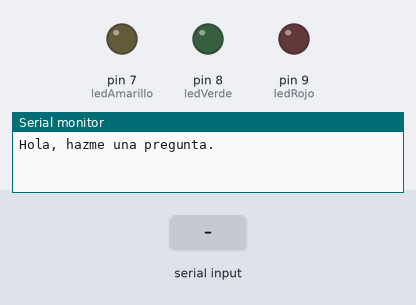
This sketch was run on a simulated Arduino Uno, built with avr-gcc and run on an emulated ATmega328P. Parts: output pins drawn as LEDs (lit = HIGH), the last lines printed to the serial monitor. The inputs (shaded band) are chosen by the test bench. Random numbers use the default seed unless the sketch sets one.

Above: at 1.2 s.
1.3 s: "1\n" received over Serial
At 1.86 s:
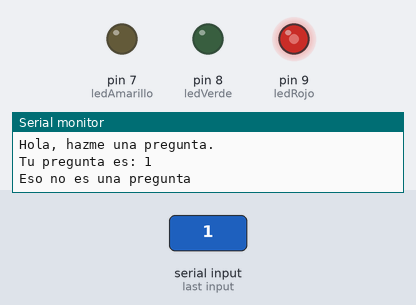
At 3.49 s:
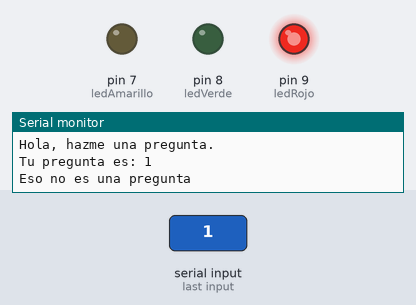
Timing chart, 0 to 7.8 s (numbered marks = the images above; inputs shaded):
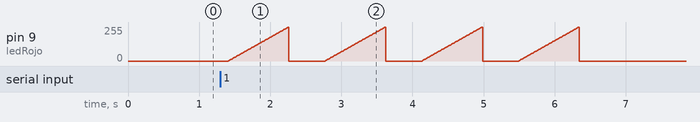

The sketch:

arduinooraculo.1.ino
```cpp
////////MIS VARIABLES//////

const int ledRojo = 9;
const int ledVerde = 8;
const int ledAmarillo = 7;

String miPregunta;
String s1 = "¡Claro que sí!";
String s2 = "¡Ni de broma!";
String s3 = "Eso no lo se, pero se te va a caer el pelo cuando llegues a casa";
String s4 = "Si te esperas un momento, lo busco en Google";

int Brillo = 0;
int fadeAmount = 3;

void setup() {
  Serial.begin(9600);

  pinMode(ledRojo, OUTPUT);
  pinMode(ledVerde, OUTPUT);
  pinMode(ledAmarillo, OUTPUT);
  if (Serial) {
    Serial.println("Hola, hazme una pregunta.");
  }
}

void loop() {
  if (Serial.available() > 0) {
    miPregunta = Serial.readStringUntil('\n');
    Serial.print("Tu pregunta es: ");
    Serial.println(miPregunta);

    delay(100);

    // Comprueba si la pregunta contiene un signo de interrogación
    if (miPregunta.indexOf('?') != -1) {
      int numRandom = random(0, 4);

      if (numRandom == 0) {
        Serial.println(s1);
        digitalWrite(ledVerde, HIGH);
      } else if (numRandom == 1) {
        Serial.println(s2);
        digitalWrite(ledRojo, HIGH);
      } else if (numRandom == 2) {
        Serial.println(s3);
        digitalWrite(ledAmarillo, HIGH);
      } else if (numRandom == 3) {
        Serial.println(s4);
        digitalWrite(ledRojo, HIGH);
        digitalWrite(ledVerde, HIGH);
        digitalWrite(ledAmarillo, HIGH);
      }

      // Apaga los LEDs después de un tiempo
      delay(1000);
      digitalWrite(ledRojo, LOW);
      digitalWrite(ledVerde, LOW);
      digitalWrite(ledAmarillo, LOW);
    } else {
      // Si no se encuentra un signo de interrogación en la pregunta
      Serial.println("Eso no es una pregunta");

      // Enciende el LED rojo tres veces en secuencia
      for (int j = 0; j < 4; j++) {
        for (int i = 0; i <= 255; i += fadeAmount) {
          analogWrite(ledRojo, i);
          delay(10); // Velocidad de aumento de intensidad
        }
        digitalWrite(ledRojo, LOW);
        delay(500); // Pequeño retraso entre secuencias
      }

      // Apaga los LEDs después de las secuencias
      digitalWrite(ledVerde, LOW);
      digitalWrite(ledAmarillo, LOW);
    }
  }
}
```

Measured:
- after the input at 1.3 s, pin 9 (ledRojo): ramps from 0/255 to 255/255 and jumps back, once every 1.4 s
